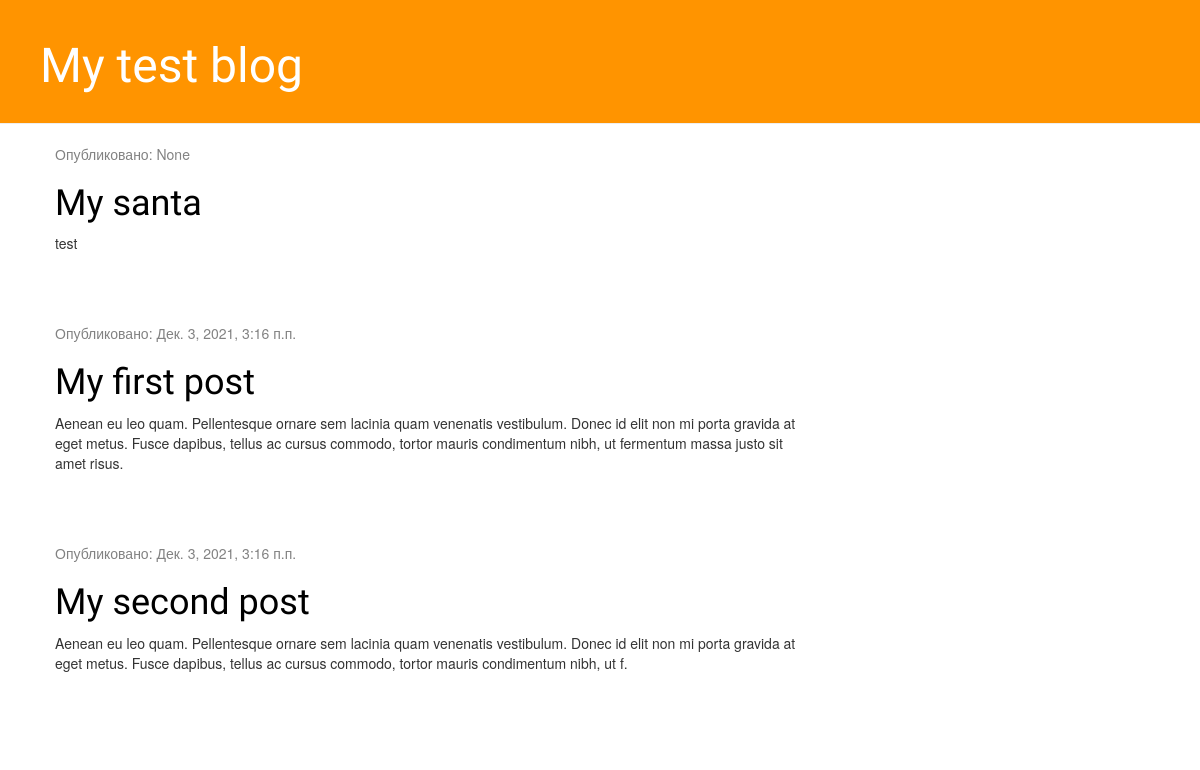
Before: / with the older database file.
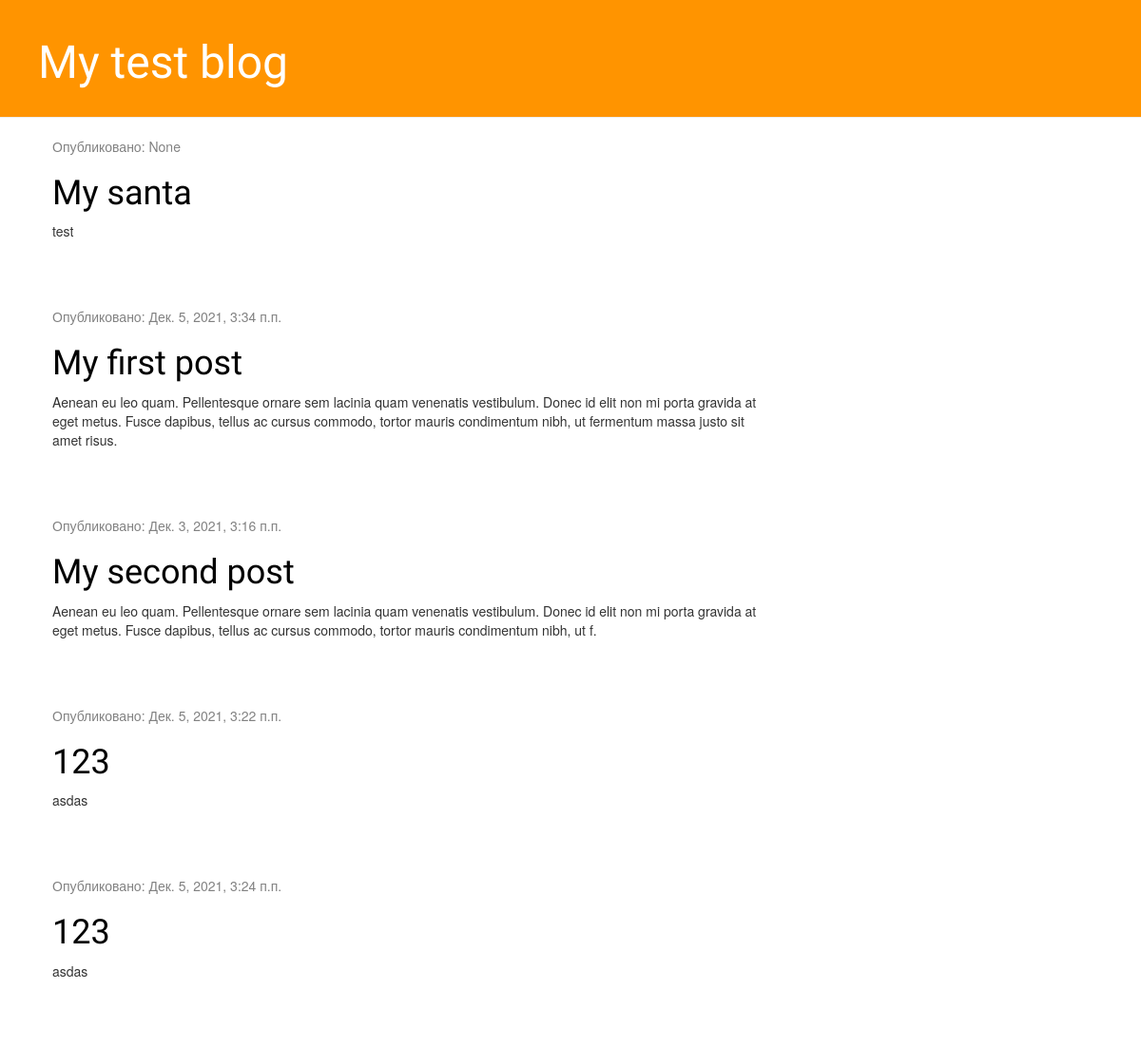
After: the same page with the newer database file.
### blog/models.py (models this page shows, shortened)
class Post(models.Model):
    author = models.ForeignKey(settings.AUTH_USER_MODEL, on_delete=models.CASCADE)
    title = models.CharField(max_length=200)
    text = models.TextField()
    created_date = models.DateTimeField(default=timezone.now)
    published_date = models.DateTimeField(blank=True, null=True)

### blog/views.py (the view)
# urls.py: path('', views.post_list, name='post_list'),
def post_list(request):
    posts = Post.objects.order_by('created_date')
    return render(request, 'blog/post_list.html', {'posts': posts})

### blog/templates/blog/post_list.html
{% extends 'blog/base.html' %}
{% block content %}
    {% for post in posts %}
        <div class="post">
            <div class="date">
                <p>Опубликовано: {{ post.published_date }}</p>
            </div>
            <h1><a href="{% url 'post_detail' pk=post.pk %}">{{ post.title }}</a></h1>
            <p>{{ post.text|linebreaksbr }}</p>
        </div>
    {% endfor %}
{% endblock %}

Changed rows visible on the page:
changed Post "My first post": published_date "Дек. 3, 2021, 3:16 п.п." → "Дек. 5, 2021, 3:34 п.п."
added Post: published_date "Дек. 5, 2021, 3:22 п.п.", title "123", text "asdas"
added Post: published_date "Дек. 5, 2021, 3:24 п.п.", title "123", text "asdas"
